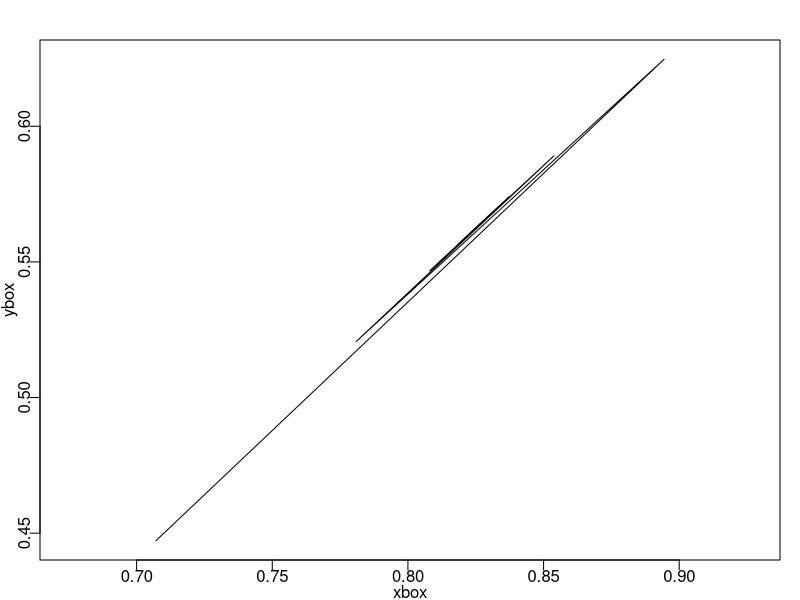

Source code (R):
phi=1/2+sqrt(5)/2

n=10000
xbox=rep(NA, n)
ybox=rep(NA, n)
x=1
y=1.3
for (j in 1:n) {
  x=cos(atan(x^2))
  y=sin(atan(x^2))
  xbox[j]=x
  ybox[j]=y
  
}

par(pty="m", mar=c(2,2,2,1), mgp=c(1.1, .3, 0))
plot(xbox,ybox,type = "l", asp=1)
